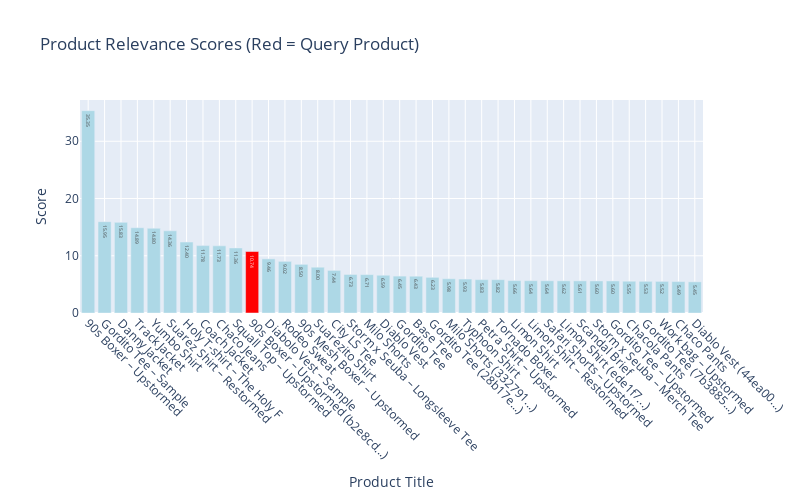

Source (notebook cell):
### Code cell
import plotly.express as px

# Get product scores using weighted distances for all images
scores = {}
product_titles = {}  # Store product titles for reference
title_counts = {}    # Track duplicate titles

# Get product collection reference
product_collection = mongodb_manager.get_collection(mongodb_manager.mongodb_config.product_collection)

# First get the source product of the query image
query_source = get_hash_source(query_hash)
query_product_hash = query_source['parent_image']['source_product'] if query_source['type'] == 'localization' else query_source['image_data']['source_product']

# Skip first result (index 0) since it's the query image itself
for (hash_val, dist) in results[1:]:
    source = get_hash_source(hash_val)
    if source is None:
        continue

    # Get product ID from parent image
    if source['type'] == 'localization':
        product_hash = source['parent_image']['source_product']
    else:
        product_hash = source['image_data']['source_product']

    # Get product title if not already stored
    if product_hash not in product_titles:
        product = product_collection.find_one({'product_hash': product_hash})
        title = product['title'] if product else 'Unknown Product'
        # Track duplicate titles
        title_counts[title] = title_counts.get(title, 0) + 1
        # Add hash suffix for duplicates
        if title_counts[title] > 1:
            title = f"{title} ({product_hash[:6]}...)"
        product_titles[product_hash] = title

    # Use inverse distance as weight (add small epsilon to avoid division by zero)
    weight = 1.0 / (dist + 1e-6)
    scores[product_hash] = scores.get(product_hash, 0.0) + weight

# Sort products by score
sorted_products = sorted(scores.items(), key=lambda x: x[1], reverse=True)

# Create bar colors array - highlight original product
colors = ['red' if hash_val == query_product_hash else 'lightblue' 
         for hash_val, _ in sorted_products]

# Create vertical bar chart of product scores using titles
fig = go.Figure(data=[
    go.Bar(
        y=[score for _, score in sorted_products],
        x=[product_titles[hash_val][:40] + ('...' if len(product_titles[hash_val])>40 else '') for hash_val, _ in sorted_products],
        text=[f'{score:.2f}' for _, score in sorted_products],
        textposition='auto',
        marker_color=colors
    )
])

fig.update_layout(
    title='Product Relevance Scores (Red = Query Product)',
    yaxis_title='Score',
    xaxis_title='Product Title',
    width=800,
    height=500,
    showlegend=False,
    xaxis=dict(
        tickangle=45,  # Angle the labels for better readability
        showgrid=True
    )
)

fig.show()

print("Related products (in order of relevance):")
print("-" * 50)

# Display top product using plot_product_summary
if sorted_products:
    top_product_hash = sorted_products[0][0]
    print(f"Top Product: {product_titles[top_product_hash]} (Score: {sorted_products[0][1]:.2f})")
    display_product_summary(mongodb_manager, top_product_hash)

print("-" * 50)

### Figure 1 — Plotly figure (JSON) as saved in the notebook; plotly's stock layout.template omitted (floating-point values rounded to 4 significant figures)
{"data": [{"marker": {"color": ["lightblue", "lightblue", "lightblue", "lightblue", "lightblue", "lightblue", "lightblue", "lightblue", "lightblue", "lightblue", "red", "lightblue", "lightblue", "lightblue", "lightblue", "lightblue", "lightblue", "lightblue", "lightblue", "lightblue", "lightblue", "lightblue", "lightblue", "lightblue", "lightblue", "lightblue", "lightblue", "lightblue", "lightblue", "lightblue", "lightblue", "lightblue", "lightblue", "lightblue", "lightblue", "lightblue", "lightblue", "lightblue"]}, "text": ["35.35", "15.95", "15.83", "14.89", "14.80", "14.36", "12.40", "11.78", "11.73", "11.36", "10.74", "9.46", "9.02", "8.50", "8.00", "7.44", "6.73", "6.71", "6.59", "6.45", "6.43", "6.23", "5.98", "5.93", "5.83", "5.82", "5.66", "5.64", "5.64", "5.62", "5.61", "5.60", "5.60", "5.55", "5.53", "5.52", "5.49", "5.45"], "textposition": "auto", "type": "bar", "x": ["90s Boxer – Upstormed", "Gordito Tee – Sample", "Danny Jacket", "Track Jacket", "Yumbo Shirt", "Suarez Shirt – Restormed", "Holy T-shirt – The Holy F", "Coach Jacket", "Chaco Jeans", "Squall Top – Upstormed", "90s Boxer – Upstormed (b2e8cd...)", "Diabolo Vest – Sample", "Rodeo Sweat", "90s Mesh Boxer – Upstormed", "Suarezito Shirt", "City LS Tee", "Storm x Seuba – Longsleeve Tee", "Milo Shorts", "Diablo Vest", "Gordito Tee", "Base Tee", "Gordito Tee (28b17e...)", "Milo Shorts (332791...)", "Typhoon Shirt", "Petra Shirt – Upstormed", "Tornado Boxer", "Limon Shirt", "Limon Shirt – Restormed", "Safari Shorts – Upstormed", "Limon Shirt (ede1f7...)", "Scandal Brief", "Storm x Seuba – Merch Tee", "Gordito Tee – Upstormed", "Chacola Pants", "Gordito Tee (7b3885...)", "Work bag – Upstormed", "Chaco Pants", "Diablo Vest (44ea00...)"], "y": [35.35, 15.95, 15.83, 14.89, 14.8, 14.36, 12.4, 11.78, 11.73, 11.36, 10.74, 9.458, 9.02, 8.498, 7.999, 7.44, 6.733, 6.706, 6.594, 6.446, 6.426, 6.231, 5.982, 5.933, 5.826, 5.822, 5.662, 5.644, 5.637, 5.62, 5.612, 5.603, 5.601, 5.553, 5.535, 5.523, 5.491, 5.447]}], "layout": {"height": 500, "showlegend": false, "title": {"text": "Product Relevance Scores (Red = Query Product)"}, "width": 800, "xaxis": {"showgrid": true, "tickangle": 45, "title": {"text": "Product Title"}}, "yaxis": {"title": {"text": "Score"}}}}
